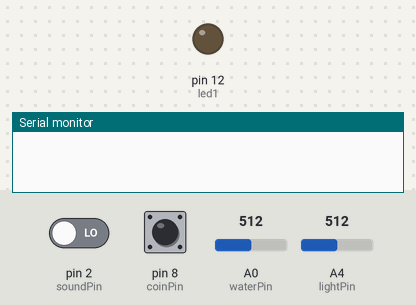
A sketch run on a simulated Arduino Leonardo, built with avr-gcc and run on an emulated ATmega32U4. Shown: output pins drawn as LEDs (lit = HIGH), the last lines printed to the serial monitor. The test bench sets the inputs (shaded band); at power-on: pin 8 (coinPin) HIGH, A0 (waterPin) = 512, A4 (lightPin) = 512, pin 2 (soundPin) LOW. USB keyboard and mouse output is not drawn.

Above: at 1.2 s.
1.3 s: pin 8 (coinPin) pulled LOW for 0.15 s
At 3.3 s:
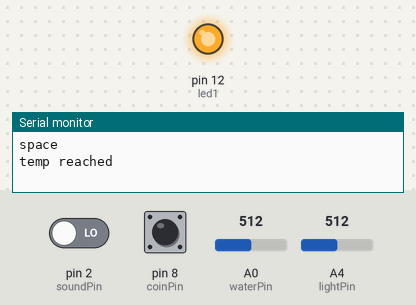
3.8 s: A0 (waterPin) set to 140
5.3 s: A4 (lightPin) set to 40
6.8 s: pin 2 (soundPin) driven HIGH
At 7.9 s:
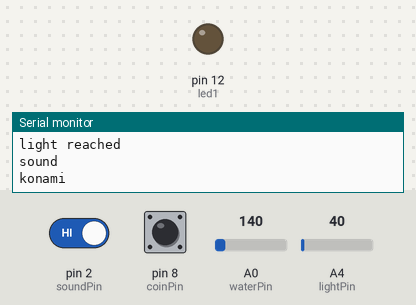
Timing chart, 0 to 9.3 s (numbered marks = the images above; inputs shaded):
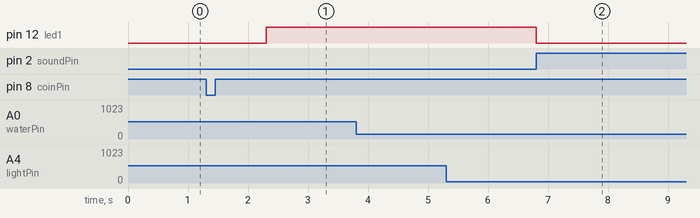

The sketch:

Readme-Arduino.ino
```cpp
#include <Keyboard.h>

bool isGameStart = false;
const int TARGET_TEMPERATURE = 420;
const int TARGET_WATER_LEVEL = 150;
const int TARGET_LIGHT = 50;
const int tempPin = A5;
bool tempDone = false;
const int waterPin = A0;
bool waterDone = false;
const int soundPin = 2;
bool soundDone = false;
const int coinPin = 8;
const int lightPin = A4;

bool isMoving = false;
bool lightDone = false;

const int led1 = 12;

void setup() {
  Serial.begin(9600);
  pinMode(coinPin, INPUT_PULLUP);
  pinMode(led1, OUTPUT);

  isGameStart = false;
  tempDone = false;
  waterDone = false;
  soundDone = false;
  isMoving = false;
  lightDone = false;


  Keyboard.begin();
}
void loop() {

  if (!isGameStart && digitalRead(coinPin) == LOW) {
    Keyboard.write(32);
    Serial.println("space");
    isGameStart = true;
    delay(1000);
   }

  if(!isGameStart) {
    return;
  }

  if (!tempDone) {
    int temperature = analogRead(tempPin);
    // Serial.print("temperature: ");
    // Serial.println(temperature);
    if (temperature <= TARGET_TEMPERATURE) {
      tempDone = true;
      digitalWrite(led1, HIGH);
      Serial.println("temp reached");
    }
  }

  // unsigned long currentTime = millis();
  // Serial.print("Current time: ");
  // Serial.println(currentTime);
  if (!waterDone) {
    int waterLevel = analogRead(waterPin);
    // Serial.print("waterLevel: ");
    // Serial.println(waterLevel);
    if (waterLevel <= TARGET_WATER_LEVEL) {
      waterDone = true;
      Serial.println("water reached");
    }
  }

  int soundHeard = digitalRead(soundPin);
  if(soundHeard == HIGH){
    Serial.println("sound");
    soundDone = true;
  } else {
    soundDone = false;
  }


  if (!lightDone) {
    int lightValue = analogRead(lightPin);
    if (lightValue < TARGET_LIGHT) {
      lightDone = true;
      Serial.println("light reached");
    }
  }

  if (lightDone && tempDone && waterDone && soundDone) {
    Keyboard.write(10);
    Serial.println("konami");
    tempDone = false;
    waterDone = false;
    soundDone = false;
    lightDone = false;
    digitalWrite(led1, LOW);
    delay(30000);
    Serial.println("konami done");
  }
}
```

Measured:
- after the input at 1.3 s, pin 12 (led1): LOW → HIGH after 1.0 s
- after the input at 6.8 s, pin 12 (led1): HIGH → LOW at once
